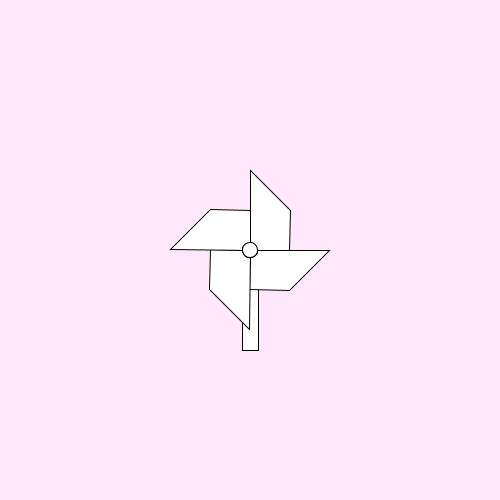
Frame 1 (no input)
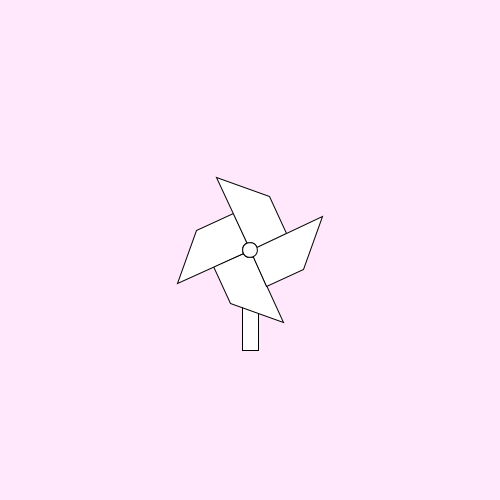
Frame 60 (the mouse pressed at the canvas centre just before this capture)
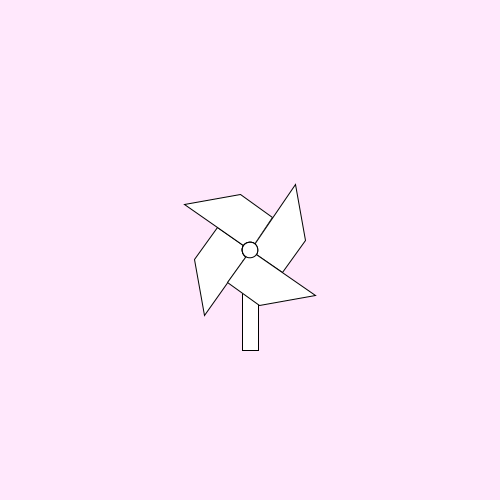
Frame 120 (the mouse held since frame 60 and released just before this capture)

The Processing sketch that drew these frames (run headless with seeded random() and noise(); from frame 60 on, the mouse is pressed at the canvas centre):

// Processing sketch: sketch_21800409hw4_2_pde
// ── sketch_21800409hw4_2_pde.pde
//21800409 신지영 homework4 #2

float angles=0;
void setup(){
  size(500,500);
  
}

void pinwheel(){
    
  for(int i=0;i<4;i++){
  rotate(radians(90));
  quad(0,0,0,-80,40,-40,40,0);
  ellipse(0,0,15,15);
}
}


void draw(){
  background(#FFE8FC);
  rect(width/2-8,height/2,16,100);
  pushMatrix();
  translate(width/2,height/2);
  rotate(radians(angles));
  pinwheel();
  popMatrix();
  angles-=5;
}
